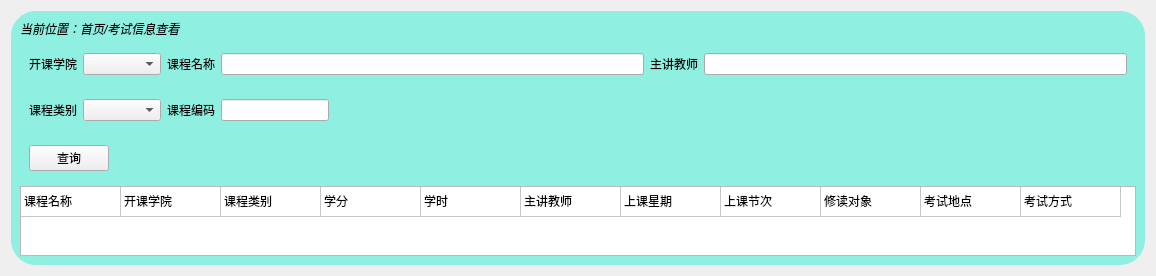
     <widget class="QWidget" name="testP">
      <layout class="QGridLayout" name="gridLayout_5">
       <item row="0" column="0" alignment="Qt::AlignHCenter">
        <widget class="QWidget" name="widget_21" native="true">
         <property name="styleSheet">
          <string notr="true">#widget_21{

	background-color: rgba(104, 240, 220,180);
border-radius:25px;
}</string>
         </property>
         <layout class="QVBoxLayout" name="verticalLayout_6">
          <item>
           <widget class="QLabel" name="label_30">
            <property name="text">
             <string>&lt;html&gt;&lt;head/&gt;&lt;body&gt;&lt;p&gt;&lt;span style=&quot; font-style:italic;&quot;&gt;当前位置：首页/考试信息查看&lt;/span&gt;&lt;/p&gt;&lt;/body&gt;&lt;/html&gt;</string>
            </property>
           </widget>
          </item>
          <item>
           <widget class="QWidget" name="widget_22" native="true">
            <layout class="QHBoxLayout" name="horizontalLayout_15">
             <item>
              <widget class="QLabel" name="label_21">
               <property name="text">
                <string>开课学院</string>
               </property>
              </widget>
             </item>
             <item>
              <widget class="QComboBox" name="institute_TestComboBox">
               <item>
                <property name="text">
                 <string/>
                </property>
               </item>
               <item>
                <property name="text">
                 <string>格兰芬多</string>
                </property>
               </item>
               <item>
                <property name="text">
                 <string>拉文克劳</string>
                </property>
               </item>
               <item>
                <property name="text">
                 <string>赫奇帕奇</string>
                </property>
               </item>
               <item>
                <property name="text">
                 <string>斯莱特林</string>
                </property>
               </item>
              </widget>
             </item>
             <item>
              <widget class="QLabel" name="label_22">
               <property name="text">
                <string>课程名称</string>
               </property>
              </widget>
             </item>
             <item>
              <widget class="QLineEdit" name="coursename_TestlineEdit"/>
             </item>
             <item>
              <widget class="QLabel" name="label_23">
               <property name="text">
                <string>主讲教师</string>
               </property>
              </widget>
             </item>
             <item>
              <widget class="QLineEdit" name="teacher_TestlineEdit"/>
             </item>
            </layout>
           </widget>
          </item>
          <item alignment="Qt::AlignLeft">
           <widget class="QWidget" name="widget_23" native="true">
            <layout class="QHBoxLayout" name="horizontalLayout_16">
             <item>
              <widget class="QLabel" name="label_24">
               <property name="text">
                <string>课程类别</string>
               </property>
              </widget>
             </item>
             <item>
              <widget class="QComboBox" name="coursetype_TestcomboBox">
               <item>
                <property name="text">
                 <string/>
                </property>
               </item>
               <item>
                <property name="text">
                 <string>必修</string>
                </property>
               </item>
               <item>
                <property name="text">
                 <string>选修</string>
                </property>
               </item>
               <item>
                <property name="text">
                 <string>专业课</string>
                </property>
               </item>
               <item>
                <property name="text">
                 <string>预习课程</string>
                </property>
               </item>
              </widget>
             </item>
             <item>
              <widget class="QLabel" name="label_25">
               <property name="text">
                <string>课程编码</string>
               </property>
              </widget>
             </item>
             <item>
              <widget class="QLineEdit" name="coursecode_TestlineEdit"/>
             </item>
            </layout>
           </widget>
          </item>
          <item alignment="Qt::AlignLeft">
           <widget class="QWidget" name="widget_25" native="true">
            <layout class="QHBoxLayout" name="horizontalLayout_18">
             <item>
              <widget class="QPushButton" name="Query_TestPushBtn">
               <property name="text">
                <string>查询</string>
               </property>
              </widget>
             </item>
            </layout>
           </widget>
          </item>
          <item>
           <widget class="QTableWidget" name="Course_TesttableWidget">
            <property name="sizeAdjustPolicy">
             <enum>QAbstractScrollArea::AdjustToContents</enum>
            </property>
            <property name="editTriggers">
             <set>QAbstractItemView::NoEditTriggers</set>
            </property>
            <property name="selectionMode">
             <enum>QAbstractItemView::NoSelection</enum>
            </property>
            <attribute name="horizontalHeaderVisible">
             <bool>false</bool>
            </attribute>
            <attribute name="verticalHeaderVisible">
             <bool>false</bool>
            </attribute>
            <row>
             <property name="text">
              <string>新建行</string>
             </property>
            </row>
            <column>
             <property name="text">
              <string>新建列</string>
             </property>
            </column>
            <column>
             <property name="text">
              <string>新建列</string>
             </property>
            </column>
            <column>
             <property name="text">
              <string>新建列</string>
             </property>
            </column>
            <column>
             <property name="text">
              <string>学分</string>
             </property>
            </column>
            <column>
             <property name="text">
              <string>学时</string>
             </property>
            </column>
            <column>
             <property name="text">
              <string>教师</string>
             </property>
            </column>
            <column>
             <property name="text">
              <string>新建列</string>
             </property>
            </column>
            <column>
             <property name="text">
              <string>新建列</string>
             </property>
            </column>
            <column>
             <property name="text">
              <string>修读对象</string>
             </property>
            </column>
            <column>
             <property name="text">
              <string>考试地点</string>
             </property>
            </column>
            <column>
             <property name="text">
              <string>考试方式</string>
             </property>
            </column>
            <item row="0" column="0">
             <property name="text">
              <string>课程名称</string>
             </property>
            </item>
            <item row="0" column="1">
             <property name="text">
              <string>开课学院</string>
             </property>
            </item>
            <item row="0" column="2">
             <property name="text">
              <string>课程类别</string>
             </property>
            </item>
            <item row="0" column="3">
             <property name="text">
              <string>学分</string>
             </property>
            </item>
            <item row="0" column="4">
             <property name="text">
              <string>学时</string>
             </property>
            </item>
            <item row="0" column="5">
             <property name="text">
              <string>主讲教师</string>
             </property>
            </item>
            <item row="0" column="6">
             <property name="text">
              <string>上课星期</string>
             </property>
            </item>
            <item row="0" column="7">
             <property name="text">
              <string>上课节次</string>
             </property>
            </item>
            <item row="0" column="8">
             <property name="text">
              <string>修读对象</string>
             </property>
            </item>
            <item row="0" column="9">
             <property name="text">
              <string>考试地点</string>
             </property>
            </item>
            <item row="0" column="10">
             <property name="text">
              <string>考试方式</string>
             </property>
            </item>
           </widget>
          </item>
         </layout>
        </widget>
       </item>
      </layout>
     </widget>
